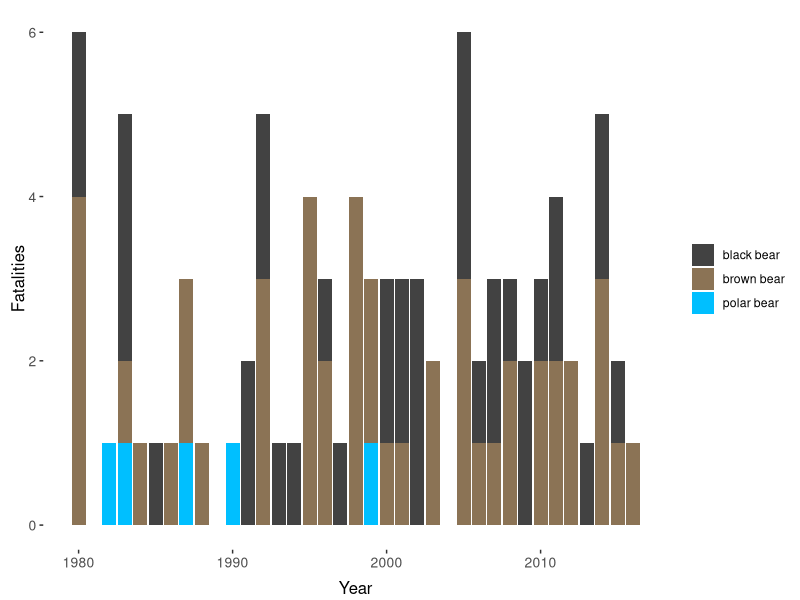
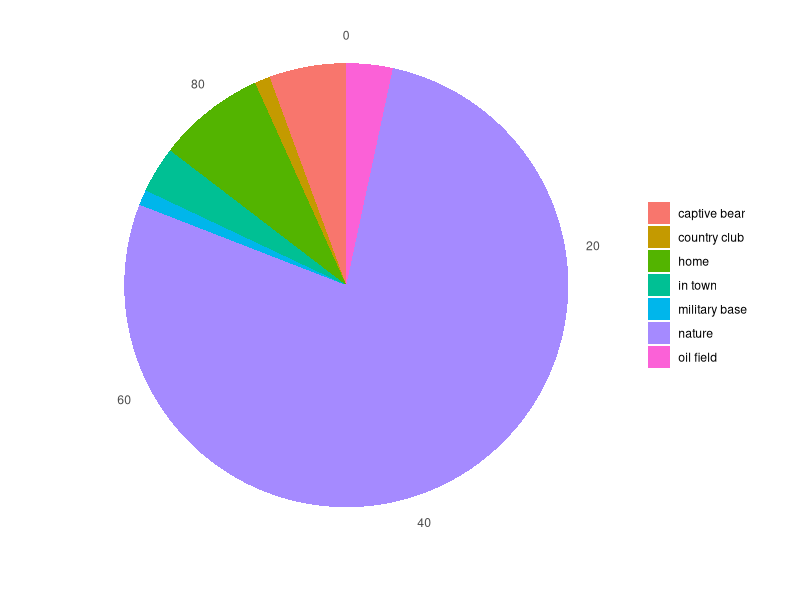

R code for these plots, in order:
dat=read.csv("BearFatalities.csv")
str(dat)

library(ggplot2)


bear.species=ggplot(dat,aes(year,fill=species))+
geom_bar()+
scale_fill_manual(values=c("gray26","burlywood4","deepskyblue"))+
labs(x="Year",y="Fatalities")+
theme(panel.background = element_blank())+
theme(axis.title.y=element_text(vjust=0.1,size=12),axis.title.x=element_text(vjust=-.4,size=12),
axis.text=element_text(size=10))+
guides(fill=guide_legend(title=NULL))
ggsave("bearspecies.png",bear.species,width=8,height=3,units="in",dpi=1600)



loc.type=ggplot(dat,aes(x=factor(1),fill=location.type))+
geom_bar(width=1)+
coord_polar(theta="y")+
theme(panel.background = element_blank())+
labs(x="",y="")+
theme(axis.text.y=element_blank(),axis.ticks.y=element_blank())+
guides(fill=guide_legend(title=NULL))
ggsave("loctype.png",loc.type,width=4,height=3,units="in",dpi=1600)


2016-1980

# 36 years, 89 records

89/36

# mean attacks/year is 2.47

summary(dat$species)

# 37 black bear, 47 brown bear, and 5 polar bear

summary(dat$country)

# 39 canada, 50 usa

summary(dat$location.type)

# captive bear  country club          home       in town military base 
#           5             1             7             3             1 
#      nature     oil field 
#          69             3 

dat[dat$location.type=="in town",]

# this ended up being unnecessary but I want to save this code

library(data.table)

dt=data.table(dat,key=c("year","species"))
dt[ , count := .N, by = list(year, species)]



